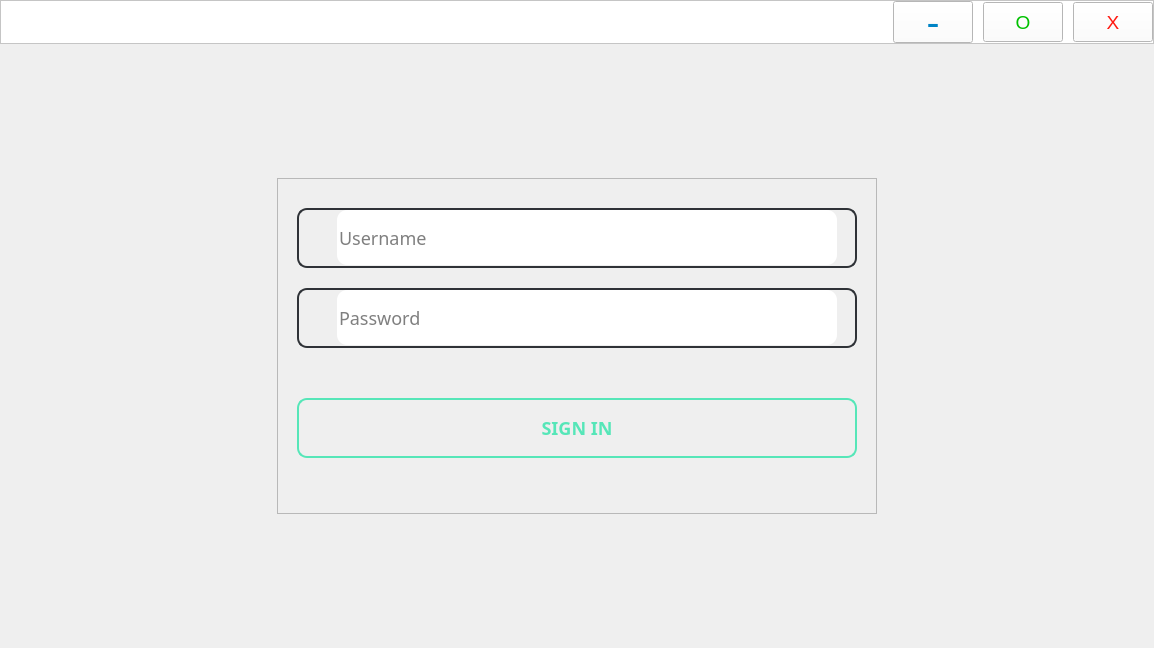
      <widget class="QWidget" name="page">
       <layout class="QGridLayout" name="gridLayout" rowstretch="0,0,0,0,0">
        <property name="leftMargin">
         <number>0</number>
        </property>
        <property name="topMargin">
         <number>0</number>
        </property>
        <property name="rightMargin">
         <number>0</number>
        </property>
        <property name="bottomMargin">
         <number>0</number>
        </property>
        <property name="spacing">
         <number>0</number>
        </property>
        <item row="2" column="1" rowspan="2" colspan="2">
         <widget class="QFrame" name="frame_13">
          <property name="minimumSize">
           <size>
            <width>600</width>
            <height>336</height>
           </size>
          </property>
          <property name="frameShape">
           <enum>QFrame::StyledPanel</enum>
          </property>
          <property name="frameShadow">
           <enum>QFrame::Raised</enum>
          </property>
          <widget class="QFrame" name="frame_42">
           <property name="geometry">
            <rect>
             <x>20</x>
             <y>30</y>
             <width>560</width>
             <height>60</height>
            </rect>
           </property>
           <property name="minimumSize">
            <size>
             <width>560</width>
             <height>60</height>
            </size>
           </property>
           <property name="maximumSize">
            <size>
             <width>560</width>
             <height>60</height>
            </size>
           </property>
           <property name="styleSheet">
            <string notr="true">border:2px solid rgb(47, 50, 55);
border-radius:10px;
color: rgb(0, 0, 0);
</string>
           </property>
           <property name="frameShape">
            <enum>QFrame::StyledPanel</enum>
           </property>
           <property name="frameShadow">
            <enum>QFrame::Raised</enum>
           </property>
           <layout class="QHBoxLayout" name="horizontalLayout_33">
            <property name="spacing">
             <number>13</number>
            </property>
            <property name="leftMargin">
             <number>18</number>
            </property>
            <property name="topMargin">
             <number>0</number>
            </property>
            <property name="rightMargin">
             <number>18</number>
            </property>
            <property name="bottomMargin">
             <number>0</number>
            </property>
            <item>
             <widget class="QLabel" name="label_23">
              <property name="styleSheet">
               <string notr="true">background : transparent;
border:0px;</string>
              </property>
              <property name="text">
               <string/>
              </property>
              <property name="pixmap">
               <pixmap resource="../icons/resources.qrc">:/image/user.svg</pixmap>
              </property>
             </widget>
            </item>
            <item>
             <widget class="QLineEdit" name="username_3">
              <property name="minimumSize">
               <size>
                <width>0</width>
                <height>55</height>
               </size>
              </property>
              <property name="styleSheet">
               <string notr="true">font-family: Poppins;
font-size: 18px;
font-weight: 400;
line-height: 27px;
letter-spacing: 0.1em;
text-align: left;
border:0px;
color:rgb(0, 0, 0);</string>
              </property>
              <property name="text">
               <string/>
              </property>
              <property name="placeholderText">
               <string>Username</string>
              </property>
             </widget>
            </item>
           </layout>
          </widget>
          <widget class="QFrame" name="frame_44">
           <property name="geometry">
            <rect>
             <x>20</x>
             <y>110</y>
             <width>560</width>
             <height>60</height>
            </rect>
           </property>
           <property name="minimumSize">
            <size>
             <width>0</width>
             <height>27</height>
            </size>
           </property>
           <property name="styleSheet">
            <string notr="true">border:2px solid rgb(47, 50, 55);
border-radius:10px;
color: rgb(0, 0, 0);
</string>
           </property>
           <property name="frameShape">
            <enum>QFrame::StyledPanel</enum>
           </property>
           <property name="frameShadow">
            <enum>QFrame::Raised</enum>
           </property>
           <layout class="QHBoxLayout" name="horizontalLayout_34">
            <property name="spacing">
             <number>13</number>
            </property>
            <property name="leftMargin">
             <number>18</number>
            </property>
            <property name="topMargin">
             <number>0</number>
            </property>
            <property name="rightMargin">
             <number>18</number>
            </property>
            <property name="bottomMargin">
             <number>0</number>
            </property>
            <item>
             <widget class="QLabel" name="label_24">
              <property name="styleSheet">
               <string notr="true">background : transparent;
border:0px;</string>
              </property>
              <property name="text">
               <string/>
              </property>
              <property name="pixmap">
               <pixmap resource="../icons/resources.qrc">:/image/lock.svg</pixmap>
              </property>
             </widget>
            </item>
            <item>
             <widget class="QLineEdit" name="password_3">
              <property name="minimumSize">
               <size>
                <width>0</width>
                <height>55</height>
               </size>
              </property>
              <property name="styleSheet">
               <string notr="true">font-family: Poppins;
font-size: 18px;
font-weight: 400;
line-height: 27px;
letter-spacing: 0.1em;
text-align: left;
border:0px;
color:rgb(0, 0, 0);</string>
              </property>
              <property name="text">
               <string/>
              </property>
              <property name="placeholderText">
               <string>Password</string>
              </property>
             </widget>
            </item>
           </layout>
          </widget>
          <widget class="QPushButton" name="signIn">
           <property name="geometry">
            <rect>
             <x>20</x>
             <y>220</y>
             <width>560</width>
             <height>60</height>
            </rect>
           </property>
           <property name="minimumSize">
            <size>
             <width>560</width>
             <height>60</height>
            </size>
           </property>
           <property name="maximumSize">
            <size>
             <width>560</width>
             <height>60</height>
            </size>
           </property>
           <property name="cursor">
            <cursorShape>PointingHandCursor</cursorShape>
           </property>
           <property name="styleSheet">
            <string notr="true">
font-family: Poppins;
font-size: 18px;
font-weight: 600;
line-height: 27px;
letter-spacing: 0em;
text-align: center;
border:2px solid #56E6B8;
color: #56E6B8;
border-radius:10px</string>
           </property>
           <property name="text">
            <string>SIGN IN</string>
           </property>
          </widget>
         </widget>
        </item>
        <item row="4" column="1">
         <spacer name="verticalSpacer_3">
          <property name="orientation">
           <enum>Qt::Vertical</enum>
          </property>
          <property name="sizeHint" stdset="0">
           <size>
            <width>20</width>
            <height>134</height>
           </size>
          </property>
         </spacer>
        </item>
        <item row="2" column="0">
         <spacer name="horizontalSpacer_5">
          <property name="orientation">
           <enum>Qt::Horizontal</enum>
          </property>
          <property name="sizeHint" stdset="0">
           <size>
            <width>182</width>
            <height>20</height>
           </size>
          </property>
         </spacer>
        </item>
        <item row="3" column="3">
         <spacer name="horizontalSpacer_4">
          <property name="orientation">
           <enum>Qt::Horizontal</enum>
          </property>
          <property name="sizeHint" stdset="0">
           <size>
            <width>182</width>
            <height>20</height>
           </size>
          </property>
         </spacer>
        </item>
        <item row="1" column="2">
         <spacer name="verticalSpacer_2">
          <property name="orientation">
           <enum>Qt::Vertical</enum>
          </property>
          <property name="sizeHint" stdset="0">
           <size>
            <width>20</width>
            <height>134</height>
           </size>
          </property>
         </spacer>
        </item>
        <item row="0" column="0" colspan="4">
         <widget class="QFrame" name="frame_30">
          <property name="minimumSize">
           <size>
            <width>0</width>
            <height>44</height>
           </size>
          </property>
          <property name="styleSheet">
           <string notr="true">background-color: rgb(255, 255, 255);</string>
          </property>
          <property name="frameShape">
           <enum>QFrame::StyledPanel</enum>
          </property>
          <property name="frameShadow">
           <enum>QFrame::Raised</enum>
          </property>
          <layout class="QHBoxLayout" name="horizontalLayout_9">
           <property name="spacing">
            <number>10</number>
           </property>
           <property name="leftMargin">
            <number>0</number>
           </property>
           <property name="topMargin">
            <number>0</number>
           </property>
           <property name="rightMargin">
            <number>0</number>
           </property>
           <property name="bottomMargin">
            <number>0</number>
           </property>
           <item>
            <spacer name="horizontalSpacer_6">
             <property name="orientation">
              <enum>Qt::Horizontal</enum>
             </property>
             <property name="sizeHint" stdset="0">
              <size>
               <width>892</width>
               <height>20</height>
              </size>
             </property>
            </spacer>
           </item>
           <item>
            <widget class="QPushButton" name="pushButton_5">
             <property name="minimumSize">
              <size>
               <width>25</width>
               <height>40</height>
              </size>
             </property>
             <property name="font">
              <font>
               <pointsize>29</pointsize>
              </font>
             </property>
             <property name="cursor">
              <cursorShape>PointingHandCursor</cursorShape>
             </property>
             <property name="styleSheet">
              <string notr="true">color: rgb(0, 132, 198);</string>
             </property>
             <property name="text">
              <string>-</string>
             </property>
            </widget>
           </item>
           <item>
            <widget class="QPushButton" name="pushButton_4">
             <property name="minimumSize">
              <size>
               <width>25</width>
               <height>40</height>
              </size>
             </property>
             <property name="font">
              <font>
               <pointsize>14</pointsize>
              </font>
             </property>
             <property name="cursor">
              <cursorShape>PointingHandCursor</cursorShape>
             </property>
             <property name="styleSheet">
              <string notr="true">color: rgb(0, 193, 0);</string>
             </property>
             <property name="text">
              <string>O</string>
             </property>
            </widget>
           </item>
           <item>
            <widget class="QPushButton" name="pushButton_3">
             <property name="minimumSize">
              <size>
               <width>25</width>
               <height>40</height>
              </size>
             </property>
             <property name="font">
              <font>
               <pointsize>14</pointsize>
              </font>
             </property>
             <property name="cursor">
              <cursorShape>PointingHandCursor</cursorShape>
             </property>
             <property name="styleSheet">
              <string notr="true">color: rgb(255, 25, 17);</string>
             </property>
             <property name="text">
              <string>X</string>
             </property>
            </widget>
           </item>
          </layout>
         </widget>
        </item>
       </layout>
      </widget>
